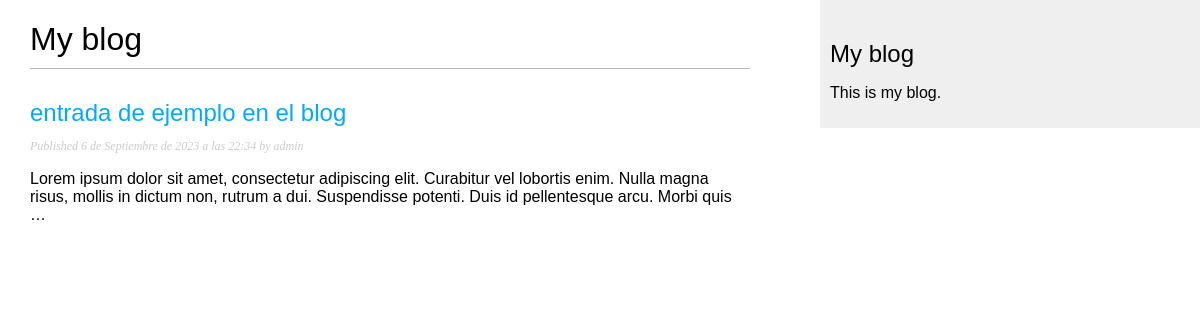
Page /blog/ on the earlier database version.
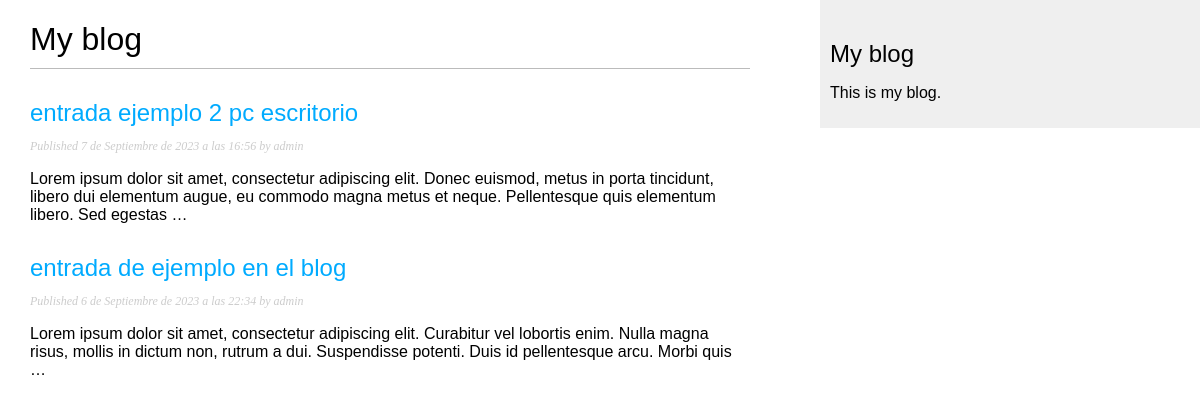
Same page on the later database version.
### blog/models.py (models this page shows, shortened)
class Post(models.Model):
    class Status(models.TextChoices):
        DRAFT = 'DF', 'Draft'
        PUBLISHED = 'PB', 'Published'
    title = models.CharField(max_length=250)
    slug = models.SlugField(max_length=2500, unique_for_date='publish')
    author = models.ForeignKey(User, on_delete=models.CASCADE, related_name='blog_posts')
    body = models.TextField()
    publish = models.DateTimeField(default=timezone.now)
    created = models.DateTimeField(auto_now_add=True)
    updated = models.DateTimeField(auto_now=True)
    status = models.CharField(max_length=2, choices=Status.choices, default=Status.DRAFT)
    objects = models.Manager()  # The default manager.
    published = PublishedManager()  # Our custom manager.
    class Meta:
        ordering = ['-publish']
        indexes = [
            models.Index(fields=['-publish']),
        ]
    def get_absolute_url(self):
        return reverse('blog:post_detail',
                       args=[self.publish.year,
                             self.publish.month,
                             self.publish.day,
                             self.slug])

### blog/views.py (the view)
# urls.py: path('', views.post_list, name='post_list'),
def post_list(request):
    posts = Post.published.all()
    return render(request, 'blog/post/list.html', {'posts': posts})

### blog/models.py (called while the page is built)
    def get_queryset(self):
        return super().get_queryset().filter(status=Post.Status.PUBLISHED)

### blog/templates/blog/post/list.html (shortened to what this page needs)
{% extends 'blog/base.html' %}
{% block content %}
<h1>My blog</h1>
{% for post in posts %}
<h2>
    <a href="{{ post.get_absolute_url }}">
        {{ post.title }}
    </a>
</h2>
<p class="date">
    Published {{ post.publish }} by {{ post.author }}
</p>
{{ post.body | truncatewords:30|linebreaks }}
{% endfor %}
{% endblock %}

Differences in the rows shown:
added Post: title "entrada ejemplo 2 pc escritorio", publish "7 de Septiembre de 2023 a las 16:56", author "admin", body "Lorem ipsum dolor sit amet, consectetur adipiscing elit. Donec euismod, metus in porta tincidunt, libero dui elementum augue, eu commodo magna metus et neque. Pellentesque quis elementum libero. Sed egestas …"
